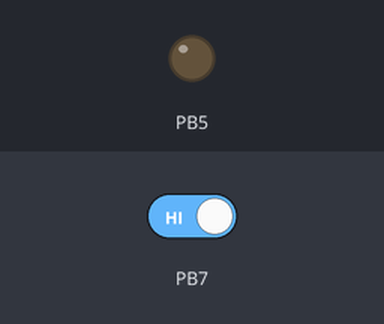
A program run on a simulated ATmega328P, built with avr-gcc and emulated at 2 MHz. Parts: output pins drawn as LEDs (lit = HIGH). Inputs (shaded band) come from the test bench; at power-on: PB7 HIGH.

Above: at 1.2 s.
1.3 s: PB7 driven LOW
At 2.1 s:
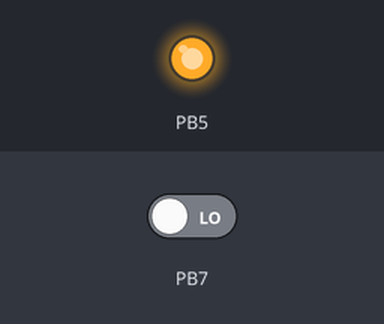
2.8 s: PB7 driven HIGH
At 3.3 s:
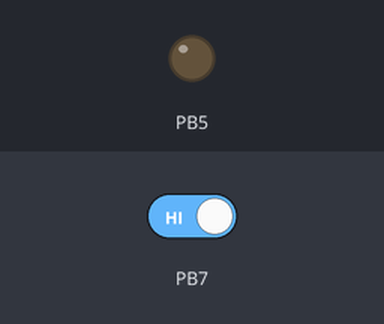
Timing chart, 0 to 5.8 s (numbered marks = the images above; inputs shaded):
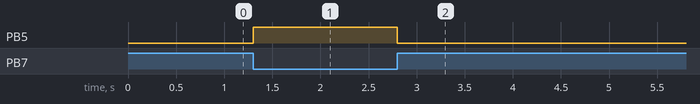

The program:

main.c
```c
/*
 *
 *
 * Created: 14/09/2026 1:39:55 PM
 * Author : zmen433
 */
#define F_CPU 2000000UL
#include <avr/io.h>
#include <util/delay.h>

int main(void)
{
    /* Replace with your application code */
	DDRB |= (1 << DDB5);
	DDRB &= ~(1 << DDB7);
	DDRC = 0x00;
	DDRD = 0x00;


	PORTB &= ~(1 << PORTB5);

    while (1)
    {
		if ((PINB & (1 << PINB7)) == 0)
		{
			PORTB |= (1<< PORTB5);
		}
		else
		{
			PORTB &= ~(1<< PORTB5);
		}

    }
	return 0;
}
```

Measured:
- after the input at 1.3 s, PB5: LOW → HIGH at once
- after the input at 2.8 s, PB5: HIGH → LOW at once
